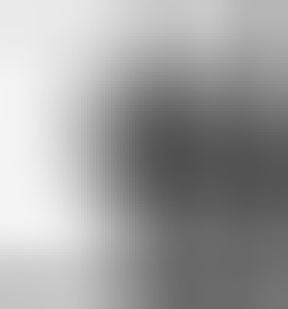
#> input picture test_dataset/blurry/84__M_Right_little_finger.BMP, 96 x 103 px (shown 3 times larger); its folder holds 3 pictures in this run
$ python prepare_dataset.py
#> lines starting #> are read from the running program, lines starting #| are printed output that depends on the picture
import os
import cv2

DATASET = "test_dataset"

def process_blurry():
    folder = os.path.join(DATASET, "blurry")

    for file in os.listdir(folder):
        path = os.path.join(folder, file)

        img = cv2.imread(path)
#> img is the input picture: shape (103, 96, 3); min 80, max 244, mean 161

        if img is None:
            continue

        blurred = cv2.GaussianBlur(img, (41, 41), 20)
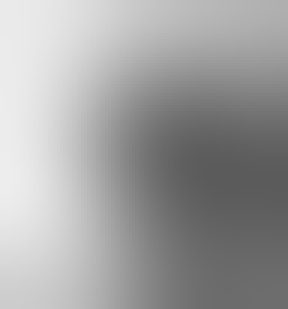
#> blurred: shape (103, 96, 3) (shown 3 times larger); min 91, max 237, mean 160.9

        cv2.imwrite(path, blurred)
#> pass 2 of the loop in process_blurry, `for file in os.listdir(folder):`:
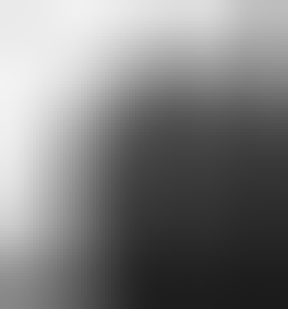
#> input picture test_dataset/blurry/8__M_Left_ring_finger.BMP, 96 x 103 px (shown 3 times larger)
#> in process_blurry, img is the input picture: shape (103, 96, 3); min 27, max 243, mean 126.9
#> in process_blurry, `blurred = cv2.GaussianBlur(img, (41, 41), 20)`:
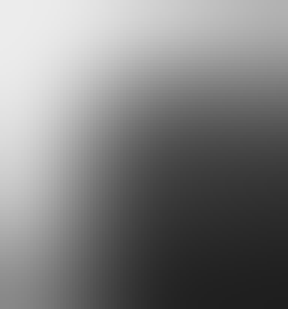
#> blurred: shape (103, 96, 3) (shown 3 times larger); min 30, max 236, mean 126.8
#> pass 3 of the loop in process_blurry, `for file in os.listdir(folder):`:
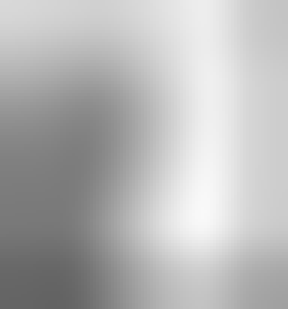
#> input picture test_dataset/blurry/9__M_Left_index_finger.BMP, 96 x 103 px (shown 3 times larger)
#> in process_blurry, img is the input picture: shape (103, 96, 3); min 98, max 249, mean 181.8
#> in process_blurry, `blurred = cv2.GaussianBlur(img, (41, 41), 20)`:
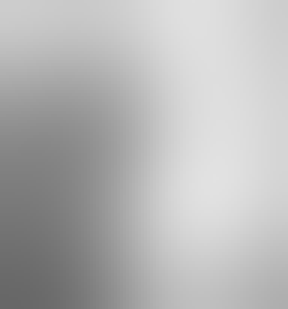
#> blurred: shape (103, 96, 3) (shown 3 times larger); min 103, max 226, mean 181.8

    print("✅ Blurry images created")


def process_dark():
    folder = os.path.join(DATASET, "dark")

    for file in os.listdir(folder):
        path = os.path.join(folder, file)

        img = cv2.imread(path)
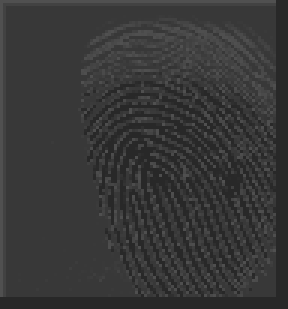
#> input picture test_dataset/dark/84__M_Right_little_finger.BMP, 96 x 103 px (shown 3 times larger)
#> img is the input picture: shape (103, 96, 3); min 40, max 80, mean 55.3

        if img is None:
            continue

        dark = cv2.convertScaleAbs(img, alpha=0.5, beta=-80)
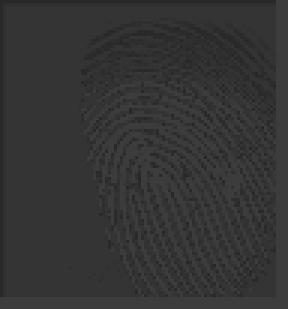
#> dark: shape (103, 96, 3) (shown 3 times larger); min 40, max 60, mean 52.4

        cv2.imwrite(path, dark)

    print("✅ Dark images created")


def process_glare():
    folder = os.path.join(DATASET, "glare")

#> (the run stopped early here; a loop or call above may not have finished)
